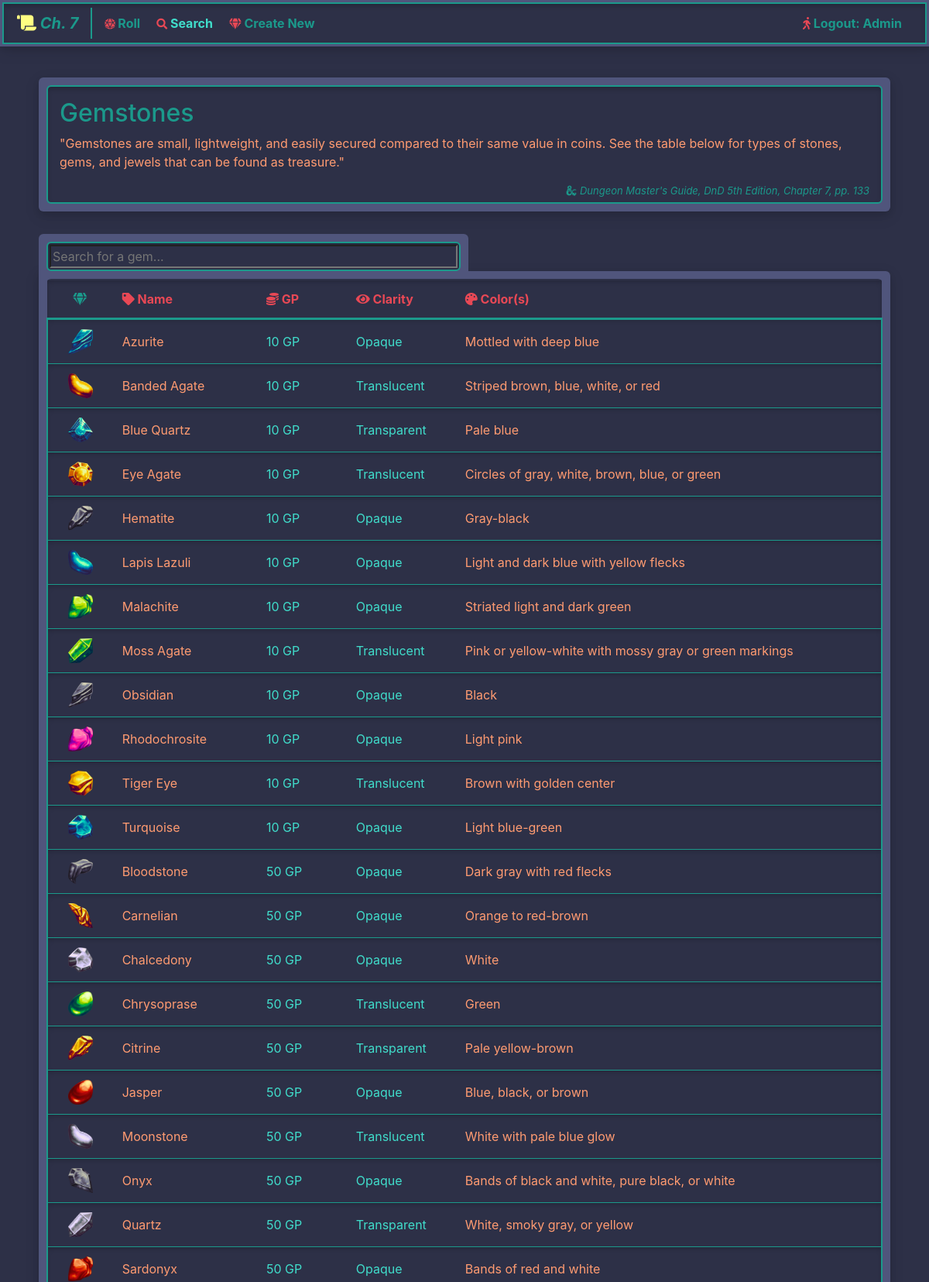
The page /treasure/gemstone/search/ (signed in, upper part) on the database its author committed.
### treasure/models.py (models this page shows, shortened)
class Gemstone(models.Model):
    name             = models.CharField(max_length=128)
    value            = models.IntegerField(validators=[MinValueValidator(1), MaxValueValidator(1_000_000)])
    clarity          = models.ForeignKey(
        GemstoneClarity,
        related_name='gemstones',
        on_delete=models.SET_DEFAULT,
        default=1
    )
    color            = models.CharField(max_length=128, blank=True, verbose_name='Color(s)')
    description      = models.TextField(max_length=1024)
    icon             = models.ForeignKey(
        GemstoneIcon,
        related_name='gemstones',
        on_delete=models.SET_DEFAULT,
        default=1
    )
    objects = GemstoneManager()

class GemstoneIcon(models.Model):
    name             = models.CharField(max_length=128)
    image            = models.ImageField(
        upload_to='gemstone-icons',
        max_length=128,
        height_field='height',
        width_field='width'
    )
    width            = models.PositiveIntegerField()
    height           = models.PositiveIntegerField()
    file_hash        = models.CharField(max_length=32, unique=True)

class GemstoneClarity(models.Model):
    class Meta:
        verbose_name_plural = 'Gemstone clarities'
    name = models.CharField(max_length=128)
    def __str__(self):
        return self.name

### treasure/views.py (the view)
# urls.py: path("gemstone/search/", views.gemstone_search, name="gemstone_search"),
def gemstone_search(request):
    gemstones = models.Gemstone.objects.all().order_by(models.GEMSTONE_DEFAULT_ORDER)
    return render(request, 'treasure/gemstone-search.html', {'gemstones': gemstones})

### treasure/templates/treasure/gemstone-search.html (shortened to what this page needs)
{% extends 'base.html' %}
{% block content %}
    <section>
        <div class="outer-content-container mb-4">
            <div class="container inner-content-container pb-0">
                <h2>Gemstones</h2>
                <p>
                    "Gemstones are small, lightweight, and easily secured compared to their same value in coins.
                    See the table below for types of stones, gems, and jewels that can be found as treasure."
                </p>
                <p class="citation pb-1 mb-0">
                    <i class="fab fa-d-and-d"></i> Dungeon Master's Guide, DnD 5th Edition, Chapter 7, pp. 133
                </p>
            </div>
        </div>
        <div id="search-box">
            <div class="outer-content-container outer-search-box-container inline-flex-container">
                <div class="inner-content-container inner-search-box-container">
                    <input name="q"
                           type="search"
                           class="search-box-input"
                           placeholder="Search for a gem..."
                           hx-get="{% url 'treasure:gemstone_search_table' %}"
                           hx-trigger="input delay:0.2s"
                           hx-target="#search-results"
                    >
                </div>
            </div>
        </div>
        <div id="search-results">
            {% include 'treasure/snippets/gemstone-table.html' with search_enabled=True %}
        </div>
    </section>
{% endblock %}

### templates/navbar.html (shortened to what this page needs)
<nav class="navbar fixed-top navbar-expand-md custom-navbar">
    <div class="container-fluid navbar-wrapper">
        <div class="container-fluid px-3 py-1">
            <a class="navbar-brand custom-navbar-brand {% if request.resolver_match.url_name == 'gemstone_index' %}custom-active{% endif %}" href="{% url 'treasure:gemstone_index' %}">
                <i class="fas fa-scroll icon-yellow"></i> Ch. 7
            </a>
            <div class="collapse navbar-collapse" id="myNavbar">
                <ul class="navbar-nav mr-auto">
                    <li class="nav-item {% if request.resolver_match.url_name == 'gemstone_roll' %}custom-active{% endif %}">
                        <a class="nav-link custom-nav-link" href="{% url 'treasure:gemstone_roll' %}">
                            <i class="fas fa-dice-d20 fa-sm icon-red"></i> Roll
                        </a>
                    </li>
                    <li class="nav-item {% if request.resolver_match.url_name == 'gemstone_search' %}custom-active{% endif %}">
                        <a class="nav-link custom-nav-link" href="{% url 'treasure:gemstone_search' %}">
                            <i class="fas fa-search fa-sm icon-red"></i> Search
                        </a>
                    </li>
                    {% if user.is_authenticated %}
                        <li class="nav-item {% if request.resolver_match.url_name == 'gemstone_create' %}custom-active{% endif %}">
                            <a class="nav-link custom-nav-link" href="{% url 'treasure:gemstone_create' %}">
                                <i class="fas fa-gem fa-sm icon-red"></i> Create New
                            </a>
                        </li>
                    {% endif %}
                </ul>
                <ul class="navbar-nav ml-auto">
                    {% if user.is_authenticated %}
                        <li class="nav-item">
                            <a class="nav-link custom-nav-link" href="{% url 'logout' %}">
                                <i class="fas fa-walking icon-red"></i> Logout: {{ user.username|capfirst }}
                            </a>
                        </li>
                    {% endif %}
                </ul>
            </div>
        </div>
    </div>
</nav>

### treasure/templates/treasure/snippets/gemstone-table.html (shortened to what this page needs)
{% load  humanize %}
{% load static %}
{% if gemstones or search_enabled %}
    {% if search_enabled %}
    <div class="outer-content-container outer-search-box-results">
        {% else %}
    <div class="outer-content-container">
        {% endif %}
        <div class="table-responsive inner-table-container">
            <table id="gemstoneTable" class="table gemstone-table">
                <thead class="gemstone-thead">
                    <tr class="inner-shadow">
                        <th class="text-center gemstone-th-disabled"><i class="fas fa-gem "></i></th>
                        <th role="button" onclick="sortTable('name', 'string')"><i class="fas fa-tag"></i> Name</th>
                        <th role="button" onclick="sortTable('value', 'number')"><i class="fas fa-coins"></i> GP</th>
                        <th role="button" onclick="sortTable('clarity', 'string')"><i class="fas fa-eye"></i> Clarity</th>
                        <th role="button" onclick="sortTable('color', 'string')"><i class="fas fa-palette"></i> Color(s)</th>
                    </tr>
                </thead>
                <tbody class="gemstone-tbody">
                {% for gemstone in gemstones %}
                    <tr class="gemstone-tr"
                        hx-get="{% url 'treasure:gemstone_view' gemstone.id %}"
                        hx-trigger="click"
                        hx-swap="innerHTML"
                        hx-target="#gemstoneDetails"
                        data-toggle="modal"
                        data-target="#gemstoneModal"
                    >
                        <td class="text-center"><img src="{{ gemstone.icon.image.url }}" alt="{{ gemstone.name }}" height="32" width="32"></td>
                        <td class="gemstone-td">{{ gemstone.name }}</td>
                        <td>{{ gemstone.value|intcomma }} GP</td>
                        <td>{{ gemstone.clarity|capfirst }}</td>
                        <td>{{ gemstone.color|capfirst }}</td>
                    </tr>
                {% endfor %}
                </tbody>
            </table>
        </div>
    </div>
{% endif %}

### static/css/landing.css (style rules this page uses)
body { background-color: #2d3047; color: #ff9b71; margin-top: 100px; }
h1, h2 { color: #1b998b; }
a { color: #e84855; font-weight: bold; }
.outer-content-container { background-color: #50557c; box-shadow: 0 4px 8px rgba(0, 0, 0, 0.1), 0 6px 20px rgba(0, 0, 0, 0.1); padding: 10px 10px 10px 10px; margin: 5px; border-radius: 6px; display: flex; flex-direction: column; }
.inner-content-container { color: #ff9b71; background-color: #2d3047; border: 2px solid #1b998b; box-shadow: inset 0px 4px 6px -1px rgba(0, 0, 0, 0.2); padding: 15px 15px 15px 15px; border-radius: 6px; flex-grow: 1; }
.inner-shadow { box-shadow: inset 0px 4px 6px -1px rgba(0, 0, 0, 0.2); }
.citation { color: #1b998b; font-size: small; font-style: italic; text-align: end; }
.icon-yellow { color: #fffd82; }
.icon-red { color: #e84855; }
input, textarea, select { background-color: #50557c; color: #ff9b71; }
.inner-table-container { border-radius: 6px; margin-bottom: -15px; }
.table { color: #ff9b71; }
td:nth-child(n+3):nth-child(-n+4) { color: #40ddcb; }
.gemstone-table { border-radius: 6px; padding: 2px; }
.gemstone-tbody { padding: 5px; margin: 10px; }
.gemstone-thead { color: #e84855; background-color: #2d3047; border-top: 2px solid #2d3047; border-bottom: 3px solid #1b998b; }
.gemstone-th-disabled, .gemstone-th-disabled:hover { color: #1b998b; cursor: default; }
.gemstone-tr { background-color: #2d3047; border-left: 2px solid #1b998b; border-right: 2px solid #1b998b; box-shadow: inset 0px 4px 6px -1px rgba(0, 0, 0, 0.2); cursor: pointer; vertical-align: middle; }
td { border: 1px solid #1b998b; border-left: none; border-right: none; }
.gemstone-table td, th { vertical-align: middle; }
.navbar-wrapper { background-color: #2d3047; border: 2px solid #1b998b; box-shadow: inset 0 4px 6px -1px rgba(0, 0, 0, 0.2); padding: 1px; }
.custom-navbar { background-color: #50557c; border: 2px solid #50557c; box-shadow: 0 4px 8px rgba(0, 0, 0, 0.1), 0 6px 20px rgba(0, 0, 0, 0.1); padding: 1px; }
.navbar-brand { padding-right: 16px; margin-right: 8px; }
.custom-navbar-brand { color: #1b998b; border-right: 2px solid #1b998b; font-style: italic; }
.nav-link { margin-right: 5px; }
.custom-nav-link { color: #1b998b; }
.custom-active .custom-nav-link, .custom-navbar-brand.custom-active { color: #40ddcb; }
.outer-search-box-container { border-bottom: none; margin-bottom: 0; padding-bottom: 0; border-bottom-left-radius: 0; border-bottom-right-radius: 0; box-shadow: none; width: 50%; }
.inner-search-box-container { padding: 2px; }
.inline-flex-container { display: inline-flex; }
.outer-search-box-results { border-top-left-radius: 0; margin-top: 0; }
.search-box-input { width: 100%; background-color: #2d3047; }

### rows shown on the page
Gemstone: icon.image (picture), name "Azurite", value "10", clarity "Opaque", color "Mottled with deep blue"
Gemstone: icon.image (picture), name "Banded Agate", value "10", clarity "Translucent", color "Striped brown, blue, white, or red"
Gemstone: icon.image (picture), name "Blue Quartz", value "10", clarity "Transparent", color "Pale blue"
Gemstone: icon.image (picture), name "Eye Agate", value "10", clarity "Translucent", color "Circles of gray, white, brown, blue, or green"
Gemstone: icon.image (picture), name "Hematite", value "10", clarity "Opaque", color "Gray-black"
Gemstone: icon.image (picture), name "Lapis Lazuli", value "10", clarity "Opaque", color "Light and dark blue with yellow flecks"
Gemstone: icon.image (picture), name "Malachite", value "10", clarity "Opaque", color "Striated light and dark green"
Gemstone: icon.image (picture), name "Moss Agate", value "10", clarity "Translucent", color "Pink or yellow-white with mossy gray or green markings"
Gemstone: icon.image (picture), name "Obsidian", value "10", clarity "Opaque", color "Black"
Gemstone: icon.image (picture), name "Rhodochrosite", value "10", clarity "Opaque", color "Light pink"
Gemstone: icon.image (picture), name "Tiger Eye", value "10", clarity "Translucent", color "Brown with golden center"
Gemstone: icon.image (picture), name "Turquoise", value "10", clarity "Opaque", color "Light blue-green"
Gemstone: icon.image (picture), name "Bloodstone", value "50", clarity "Opaque", color "Dark gray with red flecks"
Gemstone: icon.image (picture), name "Carnelian", value "50", clarity "Opaque", color "Orange to red-brown"
Gemstone: icon.image (picture), name "Chalcedony", value "50", clarity "Opaque", color "White"
Gemstone: icon.image (picture), name "Chrysoprase", value "50", clarity "Translucent", color "Green"
Gemstone: icon.image (picture), name "Citrine", value "50", clarity "Transparent", color "Pale yellow-brown"
Gemstone: icon.image (picture), name "Jasper", value "50", clarity "Opaque", color "Blue, black, or brown"
Gemstone: icon.image (picture), name "Moonstone", value "50", clarity "Translucent", color "White with pale blue glow"
Gemstone: icon.image (picture), name "Onyx", value "50", clarity "Opaque", color "Bands of black and white, pure black, or white"
Gemstone: icon.image (picture), name "Quartz", value "50", clarity "Transparent", color "White, smoky gray, or yellow"
Gemstone: icon.image (picture), name "Sardonyx", value "50", clarity "Opaque", color "Bands of red and white"

### other values the page prints
{{ user.username|capfirst }} "Admin"
